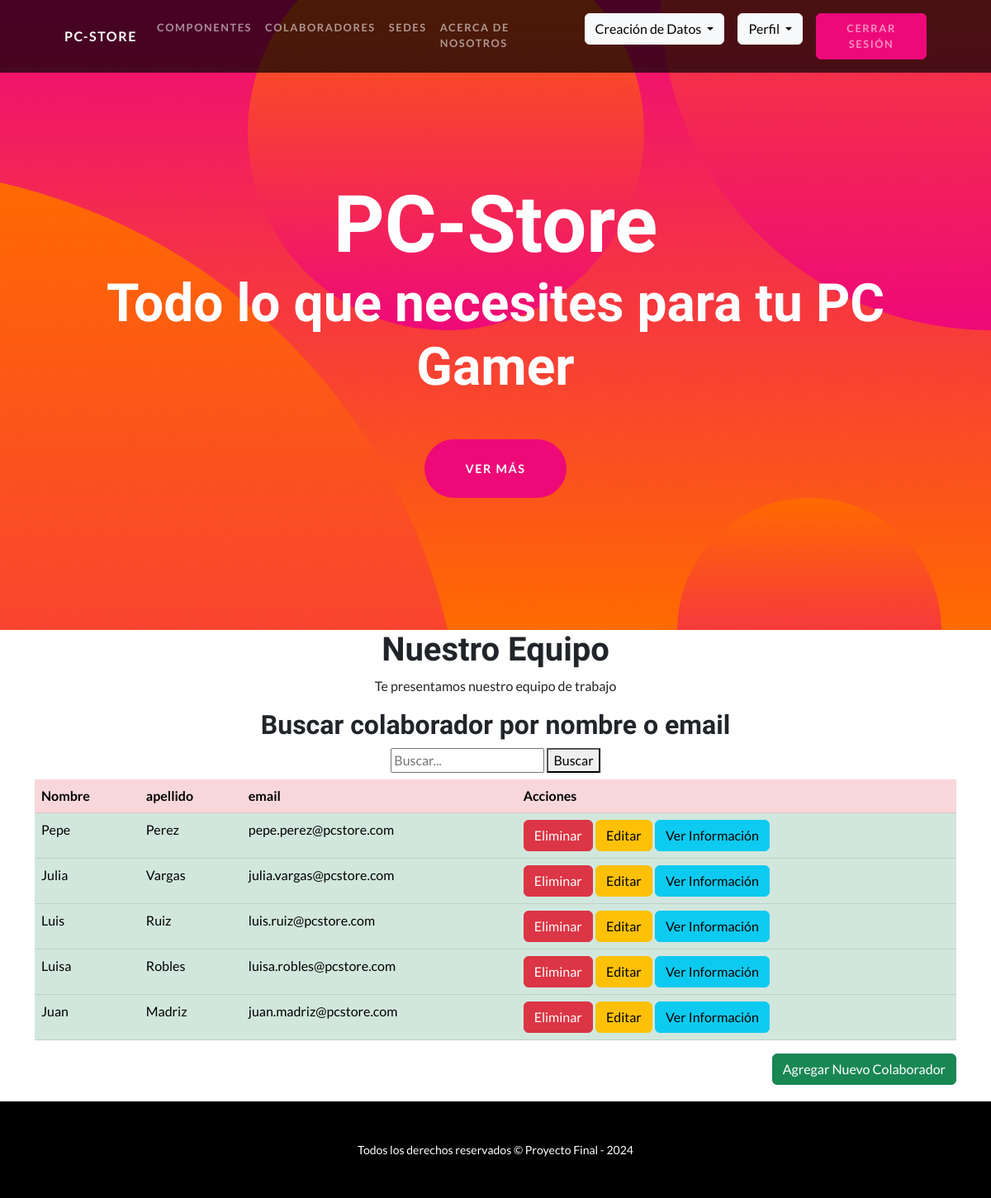
The page /colaboradores/ (signed in) on the database its author committed.
### myapp/models.py (models this page shows, shortened)
class Colaborador(models.Model):
    nombre = models.CharField(max_length=30)
    apellido = models.CharField(max_length=30)
    email = models.EmailField()
    profesion = models.CharField(max_length=30)

### myapp/views.py (the view)
# urls.py: path('colaboradores/', vw.ColaboradorListView.as_view(), name="colaboradores"),
class ColaboradorListView(LoginRequiredMixin, ListView):
    model = Colaborador
    context_object_name = "colaboradores"
    template_name = "myapp/colaboradores.html"
    login_url = 'logueo'  # Ajusta la URL según tu configuración
    redirect_field_name = 'next'
    def get_queryset(self):
        query = self.request.GET.get("q")
        if query:
            return Colaborador.objects.filter(
                Q(nombre__icontains=query) | Q(apellido__icontains=query)
            )
        return Colaborador.objects.all()

### myapp/templates/myapp/colaboradores.html (shortened to what this page needs)
{% extends 'myapp/base.html' %}
{% load static %}
{% block content %}
    <h1 class="text-center">Nuestro Equipo</h1>
    <p class="text-center">Te presentamos nuestro equipo de trabajo</p>
    <h2 class="text-center">Buscar colaborador por nombre o email</h2>
    <div class="d-flex flex-column align-items-center mb-2">
      <form action="" method="GET">
        <input type="text" name="q" placeholder="Buscar..." >
        <button type="submit">Buscar</button>
      </form>
    </div>
    <div class="container">
        <table class="table">
            <thead>
              <tr class="table-danger">
                <th scope="col">Nombre</th>
                <th scope="col">apellido</th>
                <th scope="col">email</th>
                <th scope="col">Acciones</th>
              </tr>
            </thead>
            <tbody>
                {% for colaborador in colaboradores %}
              <tr class="table-success">
                <td>{{colaborador.nombre}}</td>
                <td>{{colaborador.apellido}}</td>
                <td>{{colaborador.email}}</td>
                <td>
                    <a class="btn btn-danger" href="{% url 'colaborador-eliminar' colaborador.id %}">Eliminar</a>
                    <a class="btn btn-warning" href="{% url 'colaborador-editar' colaborador.id %}">Editar</a>
                    <a class="btn btn-info" href="{% url 'colaborador-detalle' colaborador.id %}">Ver Información</a>
                </td>
                {% endfor %}
              </tr>
            </tbody>
          </table>
        {% if user.is_superuser %}
            <div class="d-flex justify-content-end" style="margin-bottom: 20px;">
              <a class="btn btn-success" href="{% url 'colaborador-formulario' %}">Agregar Nuevo Colaborador</a>
            </div>
        {% endif %}
    </div>
{% endblock  %}

### rows shown on the page
Colaborador: nombre "Pepe", apellido "Perez", email "pepe.perez@pcstore.com"
Colaborador: nombre "Julia", apellido "Vargas", email "julia.vargas@pcstore.com"
Colaborador: nombre "Luis", apellido "Ruiz", email "luis.ruiz@pcstore.com"
Colaborador: nombre "Luisa", apellido "Robles", email "luisa.robles@pcstore.com"
Colaborador: nombre "Juan", apellido "Madriz", email "juan.madriz@pcstore.com"
